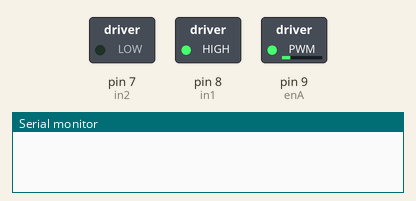
Recording of a sketch running on a simulated Arduino Uno, built with avr-gcc and run on an emulated ATmega328P. On the bench: switched loads named in the sketch (green lamp = pin HIGH), the last lines printed to the serial monitor.

Above: at 0.1 s.
At 1.1 s:
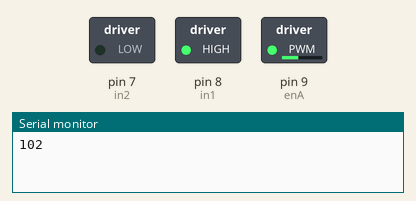
At 2.1 s:
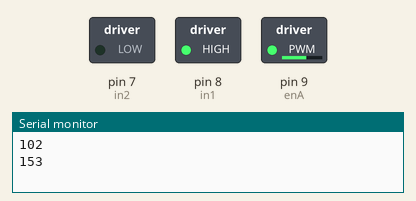
At 4.1 s:
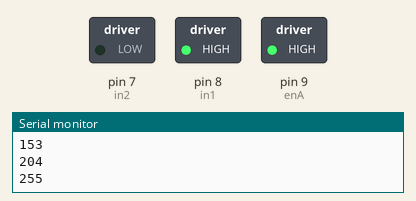
Timing chart, 0 to 5.6 s (numbered marks = the images above):
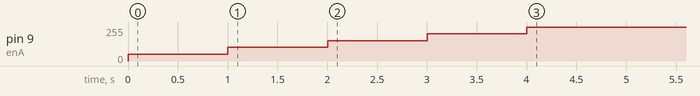

The sketch:

Vac_chamber_spin.ino
```cpp
// Motor A connections
int enA = 9;
int in1 = 8;
int in2 = 7;

unsigned long Time;
unsigned long spin_time;
int trigger_spin = 0;
int spin_time_condition = 1000;
int throttle = 51;


void setup() {
  pinMode(enA, OUTPUT);
  pinMode(in1, OUTPUT);
  pinMode(in2, OUTPUT);

  digitalWrite(in1, HIGH);
  digitalWrite(in2, LOW);

  analogWrite(enA, throttle);
  Serial.begin(9600);

}

void loop() {
  Time = millis();
  if(trigger_spin == 0){
    spin_time = millis();
    trigger_spin = 1;
  }

  if(((Time - spin_time) > spin_time_condition) && (throttle < 255)){
    throttle += 51;
    Serial.println(throttle);
    analogWrite(enA, throttle);
    spin_time_condition += 1000;
  }
}
```

Measured:
- by itself, pin 9 (enA): 51/255 → 102/255 at 1.0 s, → 153/255 1.0 s later, → 204/255 1.0 s later, → 255/255 1.0 s later
